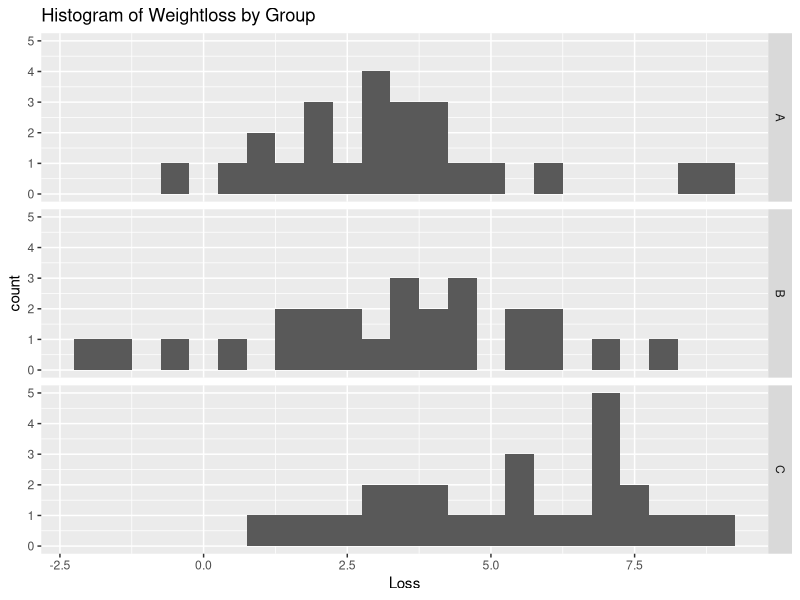
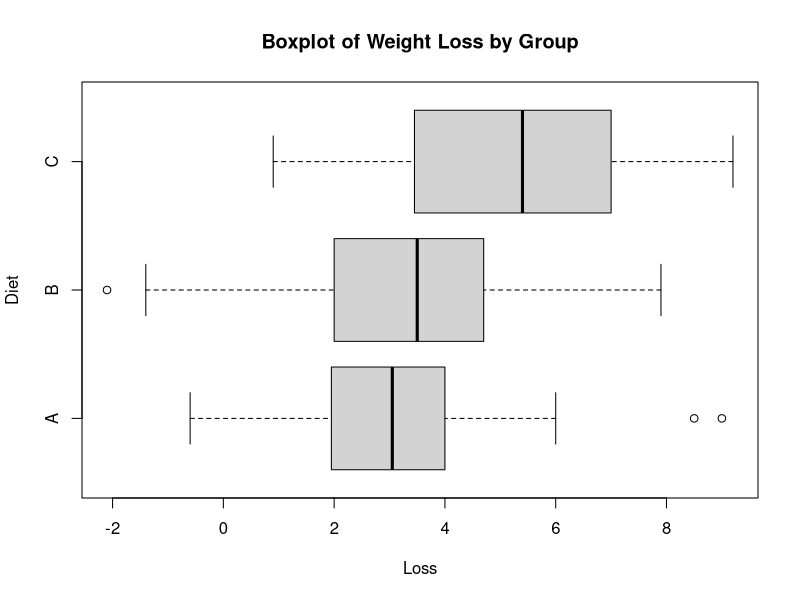
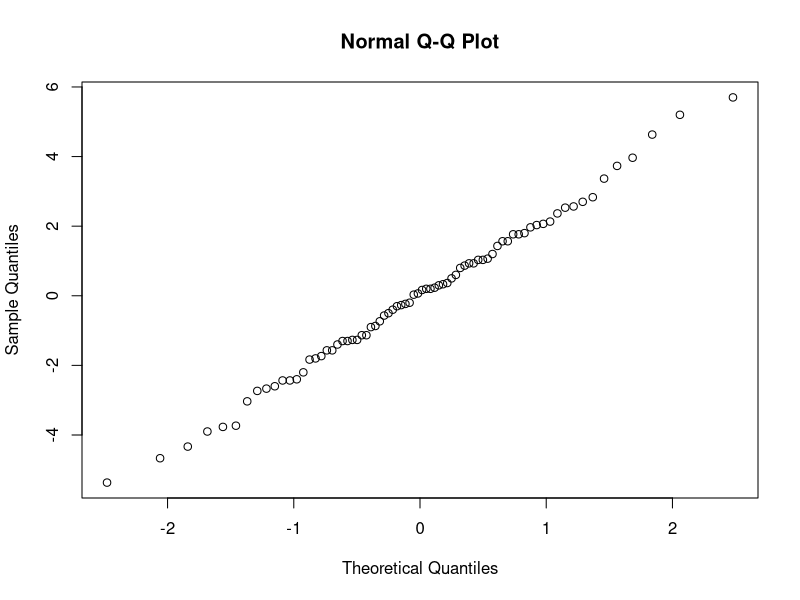

Generate these figures, in order, with R:
## ---- chunk 1
library(readr)
loseit <- read.csv("loseit.csv")
## ---- chunk 2
group.means =  by(loseit$Loss , loseit$Diet , mean)
group.sds = by(loseit$Loss , loseit$Diet , sd)
group.nis = by(loseit$Loss , loseit$Diet , length)
the.summary = rbind(group.means , group.sds , group.nis)
the.summary = round(the.summary , digits = 4)
colnames(the.summary) = names(group.means)
rownames(the.summary) = c("Means" , "Std. Dev" , "Sample Size")
the.summary
## ---- chunk 3
library(ggplot2)
ggplot(loseit , aes(x = Loss)) + geom_histogram(binwidth = .5) + facet_grid(Diet ~.) +ggtitle("Histogram of Weightloss by Group")
## ---- chunk 4
boxplot(Loss ~ Diet, data = loseit, main = "Boxplot of Weight Loss by Group",horizontal = TRUE)
## ---- chunk 5
the.model = lm(Loss ~ Diet , data = loseit)
loseit$ei = the.model$residuals
nt = nrow(loseit) 
a = length(unique(loseit$Diet)) 
SSE = sum(loseit$ei^2)
MSE = SSE/(nt-a) 
eij.star = the.model$residuals/sqrt(MSE)
alpha = 0.05
t.cutoff= qt(1-alpha/(2*nt), nt-a)
CO.eij = which(abs(eij.star) > t.cutoff)
## ---- chunk 6
qqnorm(the.model$residuals)
## ---- chunk 7
ei = the.model$residuals
the.SWtest = shapiro.test(ei)
## ---- chunk 8
library(car)
the.BFtest = leveneTest(ei~ Diet, data=loseit, center=median)
p.val = the.BFtest[[3]][1]
## ---- chunk 9
model.fit = lm(Loss ~ Diet , data = loseit)
anova.model = anova(model.fit)
## ---- chunk 10
anova.table = anova(model.fit)
MSE = anova.table[2,3]
give.me.power = function(ybar,ni,MSE,alpha){
  a = length(ybar) 
  nt = sum(ni) 
  overall.mean = sum(ni*ybar)/nt 
  phi = (1/sqrt(MSE))*sqrt( sum(ni*(ybar - overall.mean)^2)/a) 
  phi.star = a *phi^2 
  Fc = qf(1-alpha,a-1,nt-a) 
  power = 1 - pf(Fc, a-1, nt-a, phi.star)
  return(power)
}
the.power = give.me.power(group.means,group.nis,MSE,0.05)
## ---- chunk 11
g=3
B = qt(1-alpha/(2*g),nt-a)
s = sqrt((a-1)*qf(1-alpha, a-1, nt-a))
Tuk = qtukey(1-alpha,a,nt-a)/sqrt(2)
## ---- chunk 12
give.me.CI = function(ybar,ni,ci,MSE,multiplier){
  if(sum(ci) != 0 & sum(ci !=0 ) != 1){
    return("Error - you did not input a valid contrast")
  } else if(length(ci) != length(ni)){
    return("Error - not enough contrasts given")
  }
  else{
    estimate = sum(ybar*ci)
    SE = sqrt(MSE*sum(ci^2/ni))
    CI = estimate + c(-1,1)*multiplier*SE
    result = c(estimate,CI)
    names(result) = c("Estimate","Lower Bound","Upper Bound")
    return(result)
  }
}

ci.1 = c(1, -1, 0)
ci.2 = c(1, 0, -1)
ci.3 = c(0, 1, -1)
CI1 = give.me.CI(group.means,group.nis,ci.1,MSE,Tuk)
CI2 = give.me.CI(group.means,group.nis,ci.2,MSE,Tuk)
CI3 = give.me.CI(group.means,group.nis,ci.3,MSE,Tuk)
